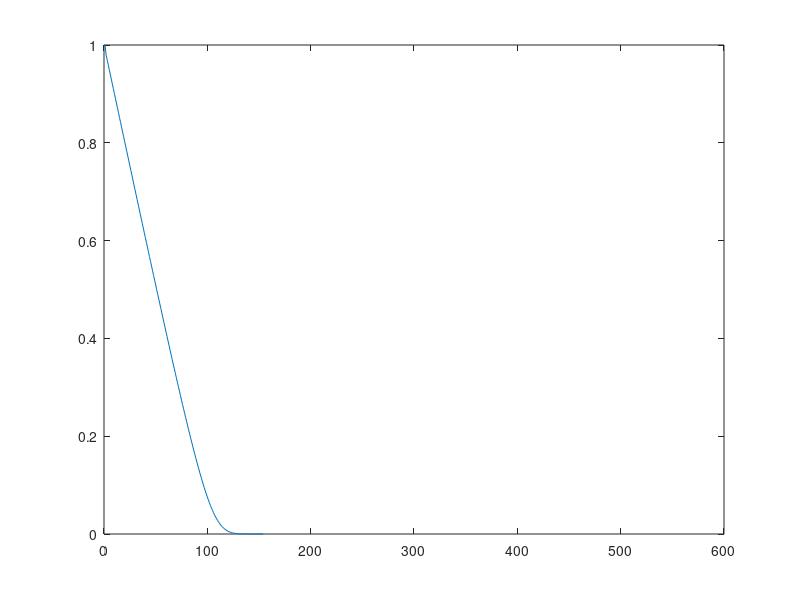

MATLAB code for this plot:
function test
close all
rho_hat  = 100;
for c=1:540
    p(c) = erlang_(c,rho_hat);
end
plot(p)


end
function p= erlang_(c,rho_hat)
rho = rho_hat;
den = 0;
for i=1:c
    den = den + (rho^i)/factorial(i);
end
num = (rho^c)/factorial(c);
p = num/den;
end